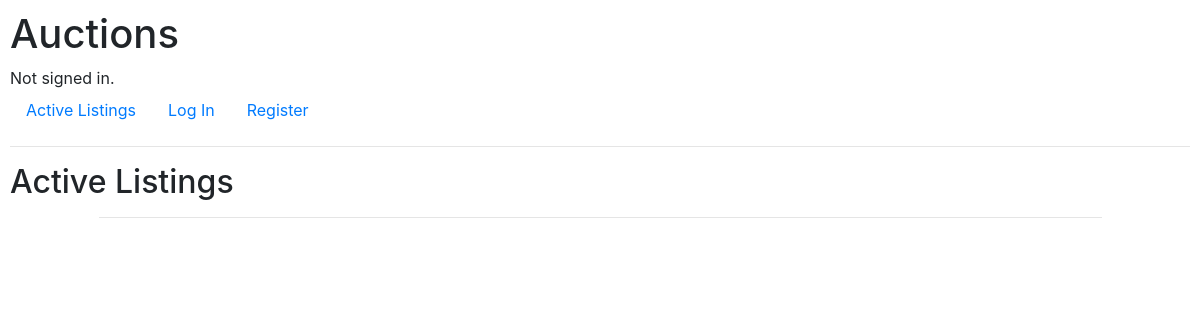
The app's page /, older data.
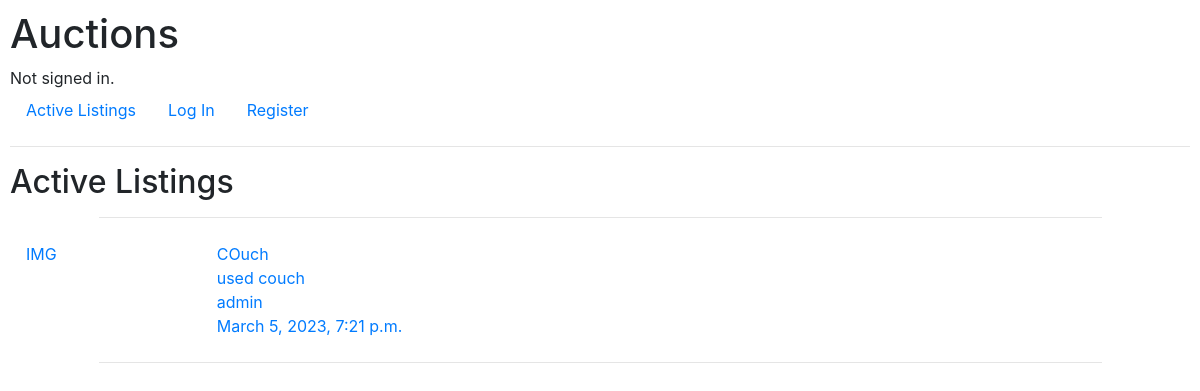
The same page, newer data.
### auctions/models.py (models this page shows, shortened)
class Listing(models.Model):
    title           = models.CharField(max_length=30)
    category        = models.ForeignKey(Category, null=True, on_delete=models.SET_NULL)
    condition       = models.ForeignKey(Condition, null=True, on_delete=models.SET_NULL)
    description     = models.TextField(max_length=300)
    start_dateTime  = models.DateTimeField(auto_now_add=True)
    end_dateTime    = models.DateTimeField(null=True, blank=True)
    seller          = models.ForeignKey(User, on_delete=models.CASCADE)
    starting_price  = models.DecimalField(max_digits=10, decimal_places=2, default=None)

class User(AbstractUser):
    pass

### auctions/views.py (the view)
# urls.py: path("", views.index, name="index"),
def index(request):
    return render(request, "auctions/index.html", {
        "listings" : Listing.objects.filter(end_dateTime__gte = datetime.datetime.now()).order_by("end_dateTime")
    })

### auctions/templates/auctions/index.html
{% extends "auctions/layout.html" %}
{% block body %}
    <h2>Active Listings</h2>
    {% for listing in listings %}
        <hr class="secondary-hr">
        <a class="nav-link" href="{% url 'listing' listing.id %}">
            <div class="listing-row">
                <div>
                    <p> IMG</p>
                </div>
                <div>
                    {{ listing.title }} <br>
                    {{ listing.description }} <br>
                    {{ listing.seller }} <br>
                    {{ listing.end_dateTime }}
                </div>
            </div>
        </a>
    {% endfor %}
    <hr class="secondary-hr">
{% endblock %}

Row changes from the older to the newer data that the page shows:
added Listing: title "COuch", description "used couch", seller "admin", end_dateTime "March 5, 2023, 7:21 p.m."
